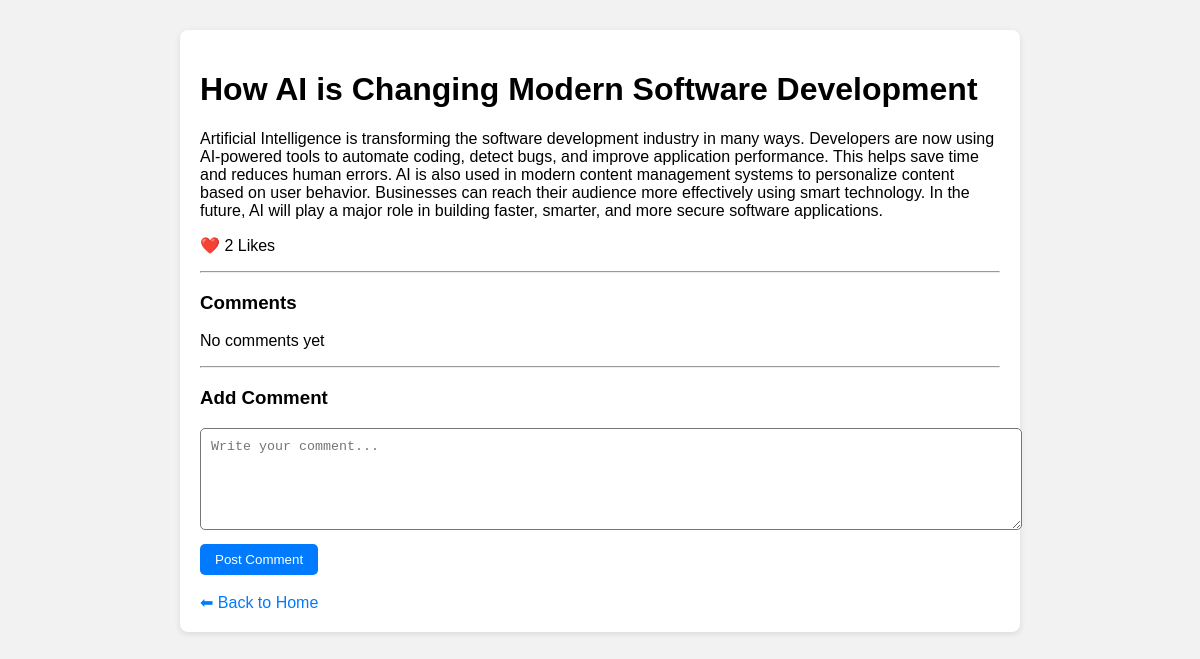
The app's page /post/1/ with its own data.
### cms/models.py (models this page shows, shortened)
class Post(models.Model):
    title = models.CharField(max_length=200)
    short_description = models.CharField(max_length=300)
    content = models.TextField()
    author = models.ForeignKey(User, on_delete=models.CASCADE)
    category = models.ForeignKey(Category, on_delete=models.CASCADE)
    image = models.ImageField(upload_to='post_images/', blank=True, null=True)
    likes = models.PositiveIntegerField(default=0)
    created_at = models.DateTimeField(auto_now_add=True)

### cms/views.py (the view, shortened to what this page needs)
# urls.py: path('post/<int:id>/', views.post_detail, name='post_detail'),
def post_detail(request, id):
    post = get_object_or_404(Post, id=id)
    comments = Comment.objects.filter(post=post)
    return render(request, 'cms/post_detail.html', {
        'post': post,
        'comments': comments
    })

### templates/cms/post_detail.html (shortened to what this page needs)
<!DOCTYPE html>
<html>
<head>
</head>
<body>
<div class="container">
    <h1>{{ post.title }}</h1>
    <p>{{ post.content }}</p>
    <p>❤️ {{ post.likes }} Likes</p>
    <hr>
    <h3>Comments</h3>
    {% for comment in post.comments.all %}
        <div class="comment">
            {{ comment.text }}
        </div>
    {% empty %}
        <p>No comments yet</p>
    {% endfor %}
    <hr>
    <h3>Add Comment</h3>
    <form method="POST">
        <textarea name="comment" placeholder="Write your comment..." required></textarea>
        <br>
        <button type="submit">Post Comment</button>
    </form>
    <br>
    <a href="/">⬅ Back to Home</a>
</div>
</body>
</html>

### templates/cms/post_detail.html (style rules this page uses)
body { font-family: Arial; background:#f2f2f2; margin:0; }
.container { max-width:800px; margin:auto; background:white; padding:20px; margin-top:30px; border-radius:8px; box-shadow:0 2px 6px rgba(0,0,0,0.1); }
textarea { width:100%; height:80px; padding:10px; border-radius:5px; }
button { margin-top:10px; padding:8px 15px; background:#007BFF; color:white; border:none; border-radius:5px; cursor:pointer; }
a { text-decoration:none; color:#007BFF; }

### records on screen
Post: title "How AI is Changing Modern Software Development", content "Artificial Intelligence is transforming the software development industry in many ways. Developers are now using AI-powered tools to automate coding, detect bugs, and improve application performance. This helps save time and reduces human errors. AI is also used in modern content management systems to personalize content based on user behavior. Businesses can reach their audience more effectively using smart technology. In the future, AI will play a major role in building faster, smarter, and more secure software applications.", likes "2"
